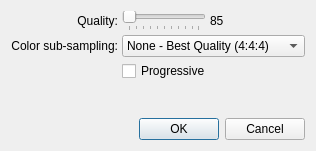
<?xml version="1.0" encoding="UTF-8"?>
<ui version="4.0" stdsetdef="1">
  <author></author>
  <comment></comment>
  <exportmacro></exportmacro>
  <class>JpegOptionsPanel</class>
  <widget class="QDialog" name="JpegOptionsPanel">
    <property name="geometry">
      <rect>
        <x>0</x>
        <y>0</y>
        <width>306</width>
        <height>151</height>
      </rect>
    </property>
    <property name="windowTitle">
      <string>Jpeg Options</string>
    </property>
    <property name="windowIcon">
      <iconset resource="resources.qrc" >
      <normaloff>:/images/images/LDViewIcon16.png</normaloff>:/images/images/LDViewIcon16.png</iconset>
    </property>
    <property name="sizeGripEnabled">
      <bool>false</bool>
    </property>
    <layout class="QVBoxLayout">
      <property name="margin">
        <number>11</number>
      </property>
      <property name="spacing">
        <number>4</number>
      </property>
      <item>
        <layout class="QGridLayout">
          <property name="margin">
            <number>0</number>
          </property>
          <property name="spacing">
            <number>4</number>
          </property>
          <item row="0" column="0">
            <widget class="QLabel" name="qualityLabel">
              <property name="text">
                <string>Quality:</string>
              </property>
              <property name="alignment">
                <set>Qt::AlignVCenter|Qt::AlignRight</set>
              </property>
              <property name="wordWrap">
                <bool>false</bool>
              </property>
            </widget>
          </item>
          <item row="1" column="0">
            <widget class="QLabel" name="colorSubsamplingLabel">
              <property name="text">
                <string>Color sub-sampling:</string>
              </property>
              <property name="alignment">
                <set>Qt::AlignVCenter|Qt::AlignRight</set>
              </property>
              <property name="wordWrap">
                <bool>false</bool>
              </property>
            </widget>
          </item>
          <item row="2" column="1">
            <widget class="QCheckBox" name="progressiveCheckBox">
              <property name="text">
                <string>Progressive</string>
              </property>
            </widget>
          </item>
          <item row="1" column="1">
            <widget class="QComboBox" name="colorSubsamplingBox">
              <property name="sizePolicy">
                <sizepolicy>
                  <hsizetype>0</hsizetype>
                  <vsizetype>0</vsizetype>
                  <horstretch>0</horstretch>
                  <verstretch>0</verstretch>
                </sizepolicy>
              </property>
              <item>
                <property name="text">
                  <string>None - Best Quality (4:4:4)</string>
                </property>
              </item>
              <item>
                <property name="text">
                  <string>2x1 - Medium Quality (4:2:2)</string>
                </property>
              </item>
              <item>
                <property name="text">
                  <string>2x2 - Worst Quality (4:1:0)</string>
                </property>
              </item>
            </widget>
          </item>
          <item row="0" column="1">
            <layout class="QHBoxLayout">
              <property name="margin">
                <number>0</number>
              </property>
              <property name="spacing">
                <number>4</number>
              </property>
              <item>
                <widget class="QSlider" name="qualitySlider">
                  <property name="sizePolicy">
                    <sizepolicy>
                      <hsizetype>0</hsizetype>
                      <vsizetype>0</vsizetype>
                      <horstretch>0</horstretch>
                      <verstretch>0</verstretch>
                    </sizepolicy>
                  </property>
                  <property name="minimumSize">
                    <size>
                      <width>75</width>
                      <height>0</height>
                    </size>
                  </property>
                  <property name="maximumSize">
                    <size>
                      <width>100</width>
                      <height>32767</height>
                    </size>
                  </property>
                  <property name="minimum">
                    <number>1</number>
                  </property>
                  <property name="maximum">
                    <number>100</number>
                  </property>
                  <property name="pageStep">
                    <number>10</number>
                  </property>
                  <property name="orientation">
                    <enum>Qt::Horizontal</enum>
                  </property>
                  <property name="tickPosition">
                    <enum>QSlider::TicksBelow</enum>
                  </property>
                  <property name="tickInterval">
                    <number>10</number>
                  </property>
                </widget>
              </item>
              <item>
                <widget class="QLabel" name="qualityValueLabel">
                  <property name="frameShadow">
                    <enum>QFrame::Plain</enum>
                  </property>
                  <property name="text">
                    <string>85</string>
                  </property>
                  <property name="textFormat">
                    <enum>Qt::AutoText</enum>
                  </property>
                  <property name="alignment">
                    <set>Qt::AlignVCenter|Qt::AlignLeft</set>
                  </property>
                  <property name="wordWrap">
                    <bool>false</bool>
                  </property>
                </widget>
              </item>
              <item>
                <spacer name="Spacer2">
                  <property name="sizeHint">
                    <size>
                      <width>20</width>
                      <height>20</height>
                    </size>
                  </property>
                  <property name="sizeType">
                    <enum>QSizePolicy::Expanding</enum>
                  </property>
                  <property name="orientation">
                    <enum>Qt::Horizontal</enum>
                  </property>
                </spacer>
              </item>
            </layout>
          </item>
        </layout>
      </item>
      <item>
        <layout class="QVBoxLayout">
          <property name="margin">
            <number>11</number>
          </property>
          <property name="spacing">
            <number>4</number>
          </property>
          <item>
            <spacer name="Spacer10_2">
              <property name="sizeHint">
                <size>
                  <width>20</width>
                  <height>20</height>
                </size>
              </property>
              <property name="sizeType">
                <enum>QSizePolicy::Expanding</enum>
              </property>
              <property name="orientation">
                <enum>Qt::Vertical</enum>
              </property>
            </spacer>
          </item>
        </layout>
      </item>
      <item>
        <layout class="QHBoxLayout">
          <property name="margin">
            <number>0</number>
          </property>
          <property name="spacing">
            <number>6</number>
          </property>
          <item>
            <spacer name="Spacer2">
              <property name="sizeHint">
                <size>
                  <width>20</width>
                  <height>20</height>
                </size>
              </property>
              <property name="sizeType">
                <enum>QSizePolicy::MinimumExpanding</enum>
              </property>
              <property name="orientation">
                <enum>Qt::Horizontal</enum>
              </property>
            </spacer>
          </item>
          <item>
            <widget class="QPushButton" name="okButton">
              <property name="sizePolicy">
                <sizepolicy>
                  <hsizetype>0</hsizetype>
                  <vsizetype>0</vsizetype>
                  <horstretch>0</horstretch>
                  <verstretch>0</verstretch>
                </sizepolicy>
              </property>
              <property name="text">
                <string>OK</string>
              </property>
              <property name="shortcut">
                <string/>
              </property>
              <property name="default">
                <bool>true</bool>
              </property>
            </widget>
          </item>
          <item>
            <widget class="QPushButton" name="cancelButton">
              <property name="sizePolicy">
                <sizepolicy>
                  <hsizetype>0</hsizetype>
                  <vsizetype>0</vsizetype>
                  <horstretch>0</horstretch>
                  <verstretch>0</verstretch>
                </sizepolicy>
              </property>
              <property name="text">
                <string>Cancel</string>
              </property>
              <property name="shortcut">
                <string>Esc</string>
              </property>
            </widget>
          </item>
        </layout>
      </item>
    </layout>
  </widget>
  <layoutdefault spacing="4" margin="11"/>
  <pixmapfunction></pixmapfunction>
  <resources>
   <include location="resources.qrc" />
  </resources>
</ui>
